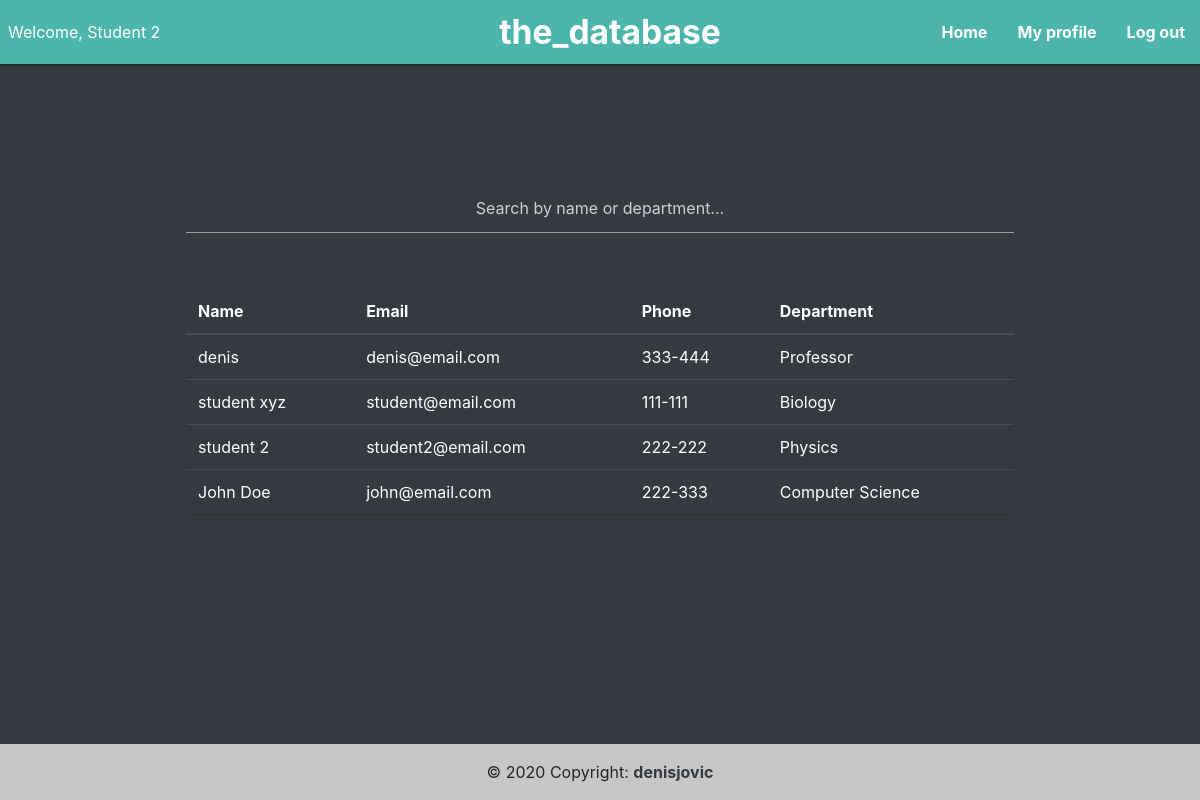
Page /show (signed in) on the earlier database version.
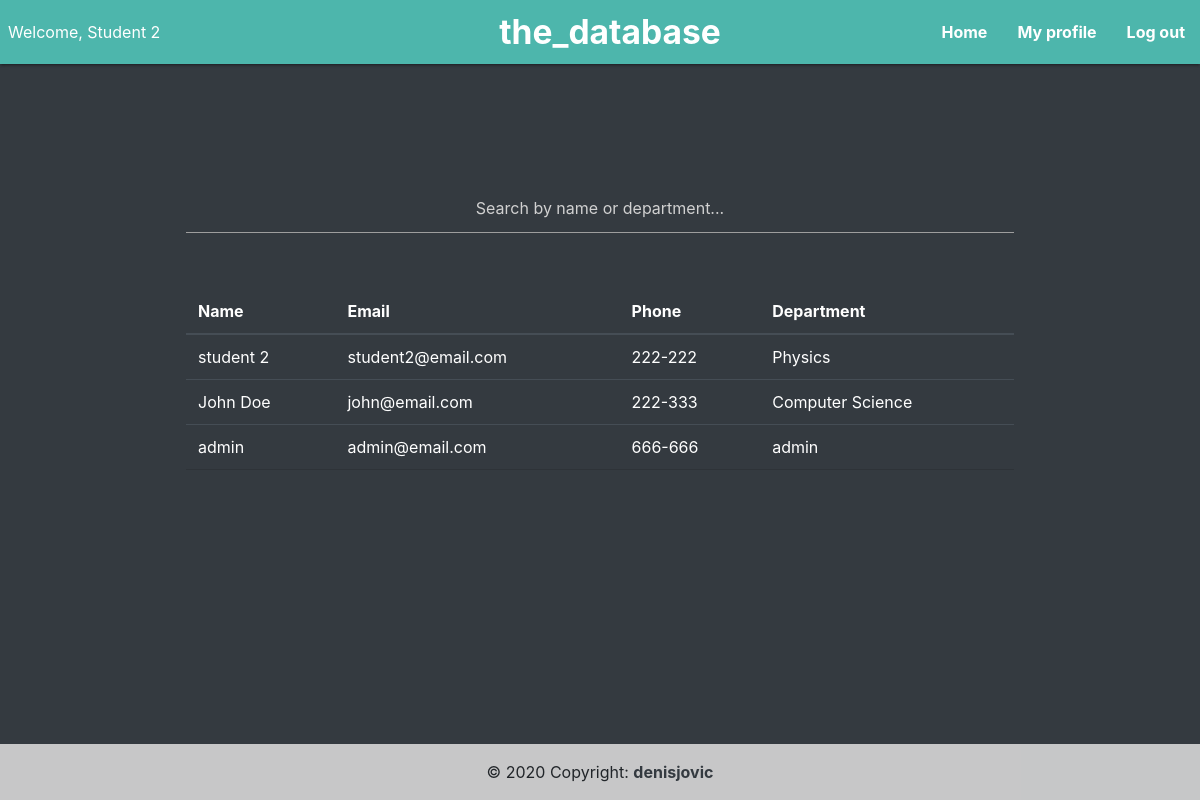
Same page on the later database version.
### students_db/models.py (models this page shows, shortened)
class User(UserMixin, db.Model):
    id = db.Column(db.Integer(), primary_key=True)
    name = db.Column(db.String(30), nullable=False, unique=True)
    email = db.Column(db.String(40), nullable=False, unique=True)
    password_hash = db.Column(db.String(80), nullable=False, unique=True)
    department = db.Column(db.String(40), nullable=False)
    phone = db.Column(db.String(30))
    is_admin = db.Column(db.Boolean, default=False, nullable=False)

### students_db/routes.py (the view, shortened to what this page needs)
@app.route('/', methods=['GET', 'POST'])
@app.route('/show', methods=['GET', 'POST'])
@login_required
def dashboard():
    form = Filter()
    students = User.query.all()
    if request.method == 'GET':
        return render_template('table.html', students=students, form=form)

### students_db/forms.py
class Filter(FlaskForm):
    search = StringField(label='Search...')

### students_db/models.py (called while the page is built)
@login.user_loader
def load_user(id):
    return User.query.get(int(id))

### students_db/templates/table.html (shortened to what this page needs)
{% extends "layout.html" %}
{% block content %}
    {% if students %}
    <div class="mx-auto" style="width: 69%; margin-top:15vh">
        <form action="/" method="POST" class="form-register" style="color:white">
        {{ form.search(class="form-control-lg text-center text-white", placeholder="Search by name or department...") }}
        </form>
        <table class="table table-dark mt-5">
            <thead class="thead-dark text-white">
            <tr>
                <th scope="col">Name</th>
                <th scope="col">Email</th>
                <th scope="col">Phone</th>
                <th scope="col">Department</th>
            </tr>
            </thead>
            <tbody>
            {% for student in students %}
                <tr>
                <td>{{ student.name }}</td>
                <td>{{ student.email }}</td>
                <td>{{ student.phone }}</td>
                <td>{{ student.department }}</td>
            {% endfor %}
            </tr>
            </tbody>
        </table>
            </div>
        {% endif %}
{% endblock %}

### students_db/templates/layout.html (shortened to what this page needs)
<html>
<head>
    <link rel="stylesheet" href="https://cdnjs.cloudflare.com/ajax/libs/materialize/1.0.0/css/materialize.min.css">
    <link rel="stylesheet" href="{{ url_for('static', filename='style.css') }}">
    <link rel="stylesheet" href="https://cdnjs.cloudflare.com/ajax/libs/bulma/0.9.1/css/bulma.min.css"
/>
    <link rel="stylesheet" href="https://cdn.jsdelivr.net/npm/bootstrap@4.5.3/dist/css/bootstrap.min.css"
>
</head>
<body class='bg-dark'>
<nav class="teal lighten-2">
    <div class="nav-wrapper">
        {% if current_user.is_authenticated %}
            <ul id="nav-mobile" class="left hide-on-med-and-down pl-2">
                <li>Welcome, {{ current_user.name.capitalize() }}</li>
            </ul>
        {% endif %}
        <a href="/" class="brand-logo center" style="padding-left: 20px; margin-bottom: 20px;">the_database</a>
        <ul id="nav-mobile" class="right hide-on-med-and-down">
            {% if current_user.is_authenticated %}
                <li><a href="/">Home</a></li>
                <li><a href="/edit/{{ current_user.id }}">My profile</a></li>
                <li><a href="/logout">Log out</a></li>
            {% else %}
                <li><a href="/login">Log in</a></li>
                <li><a href="/register">Sign up</a></li>
                </ul>
            {% endif %}
    </div>
</nav>
{% block content %}
{% endblock %}
<footer class="bg-light text-center text-lg-start fixed-bottom">
    <div class="text-center p-3" style="background-color: rgba(0, 0, 0, 0.2)">
        © 2020 Copyright:
        <a class="text-dark" href="https://linkedin.com/in/denisjovic/">denisjovic</a>
    </div>
</footer>
</body>
</html>

### students_db/static/style.css (style rules this page uses)
body { font-family: 'JetBrains Mono', monospace; }
nav { padding: 0px 0px 30px 0px; }
a, a:hover { text-decoration: none !important; font-weight: bold !important; color: white !important; }

Differences in the rows shown:
removed User: name "denis", email "denis@email.com", phone "333-444", department "Professor"
removed User: name "student xyz", email "student@email.com", phone "111-111", department "Biology"
added User: name "admin", email "admin@email.com", phone "666-666", department "admin"
